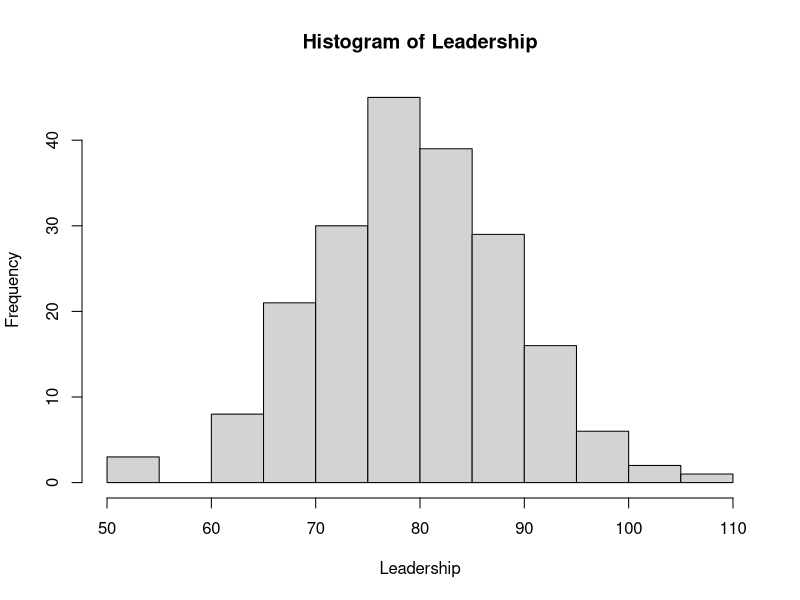
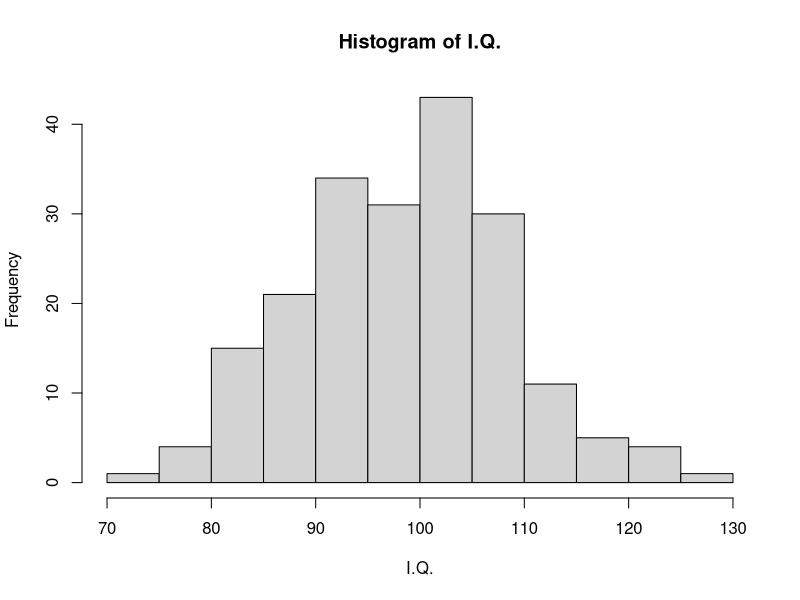
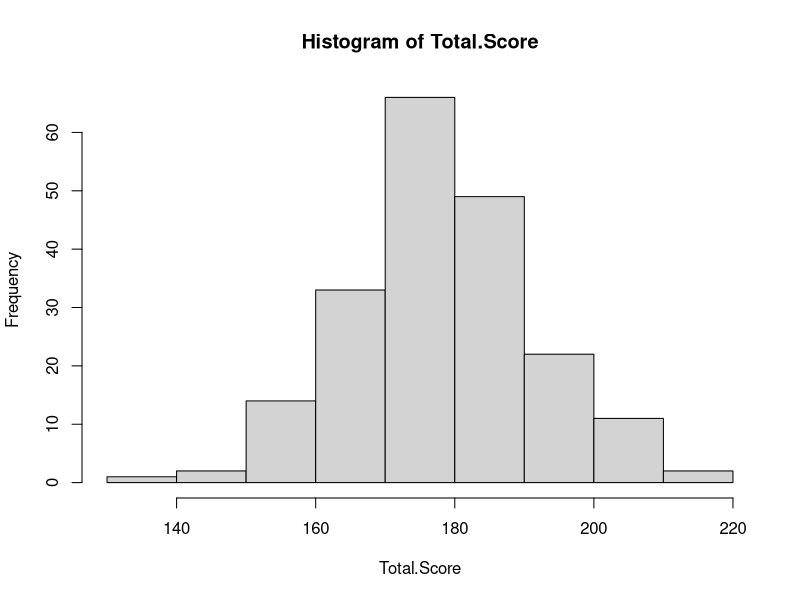
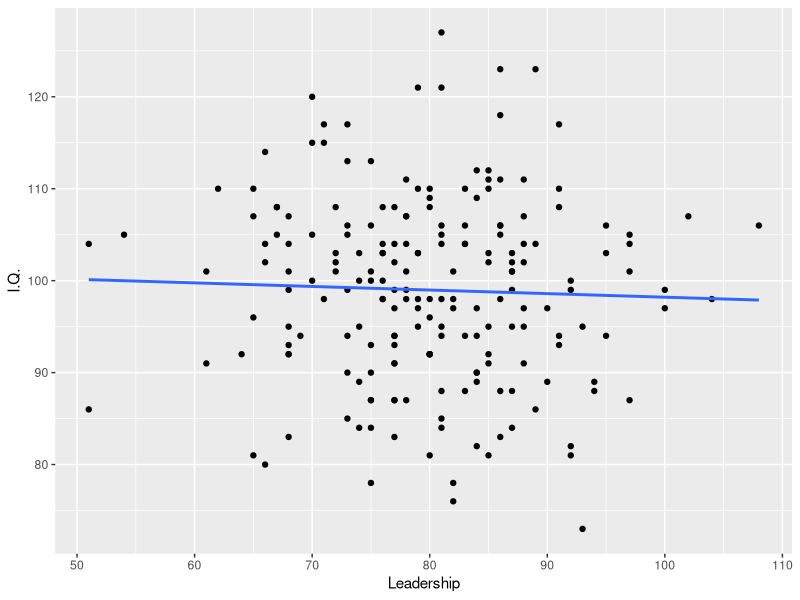
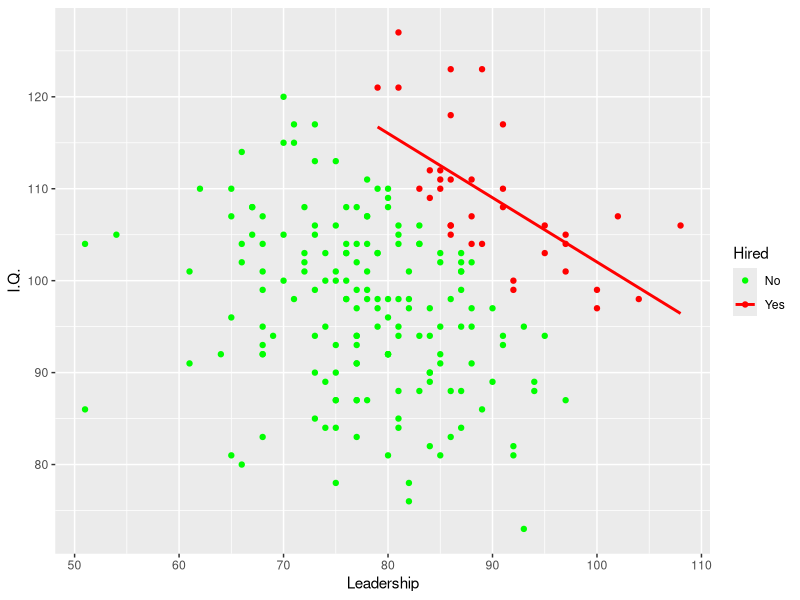
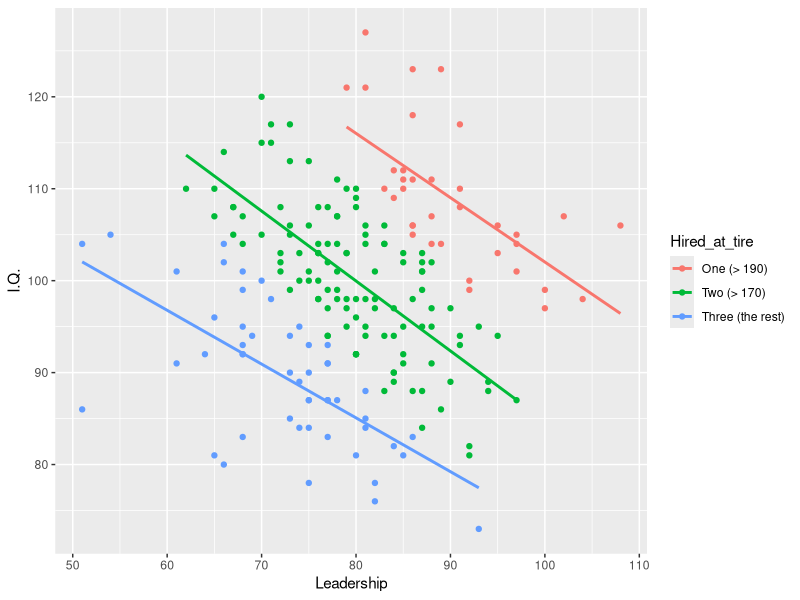
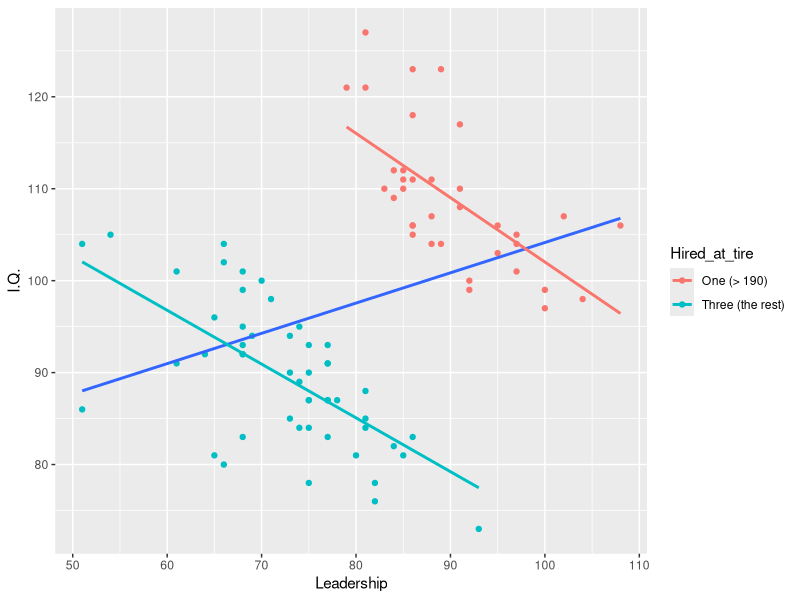

Source code (R) for these figures, in order:
##############################################
### Simulation of the selection effect
##############################################


#### The Selction Effect ####

library("dplyr")
library("ggplot2")

#### Generate Cadidate Pool ####
# generate Leadership Score
Leadership <- round(rnorm(200, 80, 10), digit = 0)
hist(Leadership)

# generate I.Q. Score
I.Q. <-  round(rnorm(200, 100, 10), digit = 0)
hist(I.Q.)

# generate Total.Score
Total.Score = Leadership + I.Q.
hist(Total.Score)

# generate Candidate.ID
Candidate.ID <- c(1:200)
# combine information into data.frame
Candidates <- as.data.frame(cbind(Candidate.ID, Leadership, I.Q., Total.Score))

# check the correlaton between Leadership and I.Q.
cor.test(Candidates$I.Q.,Candidates$Leadership)

# sava a sample of candidates to excel
write.csv(Candidates[c(1:15),] ,"Candidate Pool.csv")

# visualize the original candidate pool
ggplot(Candidates, aes(x = Leadership, y = I.Q.)) + geom_point() + geom_smooth(method = "lm", se = F )
# key: there is not correlation between the values of Leadership and I.Q.


#### Hiring Decisios ####
# simulate hiring decisions according to the total score of Leadership and I.Q.
Candidates <- Candidates %>% mutate (Hired = ifelse(Total.Score > 190, "Yes", "No")) %>% 
  mutate(Hired_at_tire = ifelse(Total.Score > 190, "One (> 190)", ifelse(Total.Score > 170, "Two (> 170)", "Three (the rest)"))) %>%
  mutate(Hired_at_tire = factor(Hired_at_tire, levels = c("One (> 190)", "Two (> 170)", "Three (the rest)")))
                                       

#### Visualizing the Selection Effect #### 
# superfical negative correlation between Leadership and I.Q. among those who are hired
ggplot(Candidates, aes(x = Leadership, y = I.Q., color = Hired)) + geom_point() +  
  geom_smooth(data = Candidates %>% filter(Hired =="Yes"), method = "lm", se = F ) + scale_color_manual(values = c("green", "red"))

# superfical negative correlation between Leadership and I.Q. in EVERY tire of the companies
ggplot(Candidates, aes(x = Leadership, y = I.Q., color = Hired_at_tire)) + geom_point() +  
  geom_smooth(data = Candidates, method = "lm", se = F ) 


#### One Interesting Extension: Simpson's Paradox ####
# if you using only highest and lowest tier companies, you will see simpson's paradox
ggplot(data = Candidates %>% filter(Hired_at_tire == "One (> 190)" | Hired_at_tire == "Three (the rest)"), aes(x = Leadership, y = I.Q.)) + 
  geom_point(aes(color = Hired_at_tire)) +  geom_smooth( method = "lm", se = F ) + geom_smooth(method = "lm", se =F, aes(color = Hired_at_tire))



